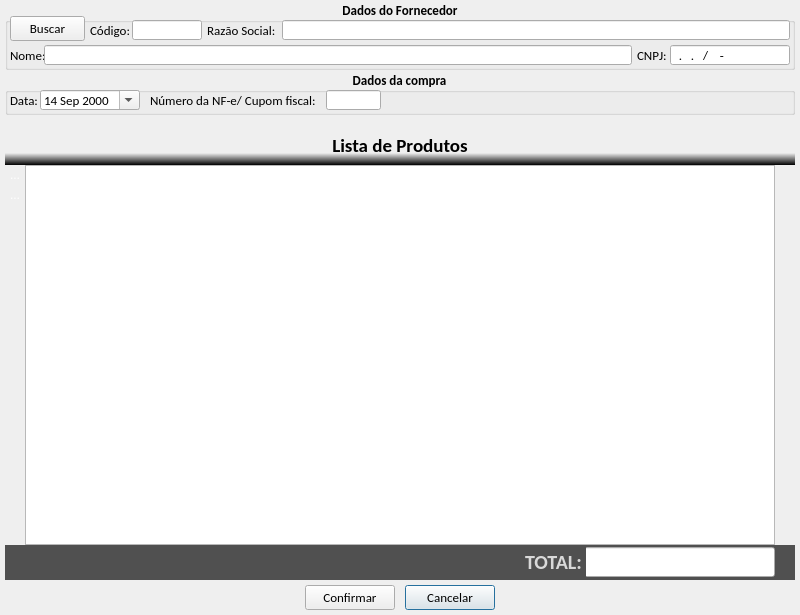
<?xml version="1.0" encoding="UTF-8"?>
<ui version="4.0">
 <class>tela_comprar</class>
 <widget class="QDialog" name="tela_comprar">
  <property name="windowModality">
   <enum>Qt::ApplicationModal</enum>
  </property>
  <property name="geometry">
   <rect>
    <x>0</x>
    <y>0</y>
    <width>800</width>
    <height>615</height>
   </rect>
  </property>
  <property name="minimumSize">
   <size>
    <width>800</width>
    <height>615</height>
   </size>
  </property>
  <property name="maximumSize">
   <size>
    <width>800</width>
    <height>615</height>
   </size>
  </property>
  <property name="windowTitle">
   <string>Nova Compra</string>
  </property>
  <property name="modal">
   <bool>true</bool>
  </property>
  <widget class="QGroupBox" name="gb_dados_compra">
   <property name="geometry">
    <rect>
     <x>5</x>
     <y>70</y>
     <width>790</width>
     <height>45</height>
    </rect>
   </property>
   <property name="font">
    <font>
     <family>Calibri</family>
     <pointsize>10</pointsize>
     <weight>75</weight>
     <bold>true</bold>
    </font>
   </property>
   <property name="title">
    <string>Dados da compra</string>
   </property>
   <property name="alignment">
    <set>Qt::AlignCenter</set>
   </property>
   <widget class="QDateEdit" name="data">
    <property name="geometry">
     <rect>
      <x>35</x>
      <y>20</y>
      <width>100</width>
      <height>20</height>
     </rect>
    </property>
    <property name="font">
     <font>
      <weight>50</weight>
      <bold>false</bold>
     </font>
    </property>
    <property name="frame">
     <bool>true</bool>
    </property>
    <property name="alignment">
     <set>Qt::AlignLeading|Qt::AlignLeft|Qt::AlignVCenter</set>
    </property>
    <property name="readOnly">
     <bool>false</bool>
    </property>
    <property name="buttonSymbols">
     <enum>QAbstractSpinBox::UpDownArrows</enum>
    </property>
    <property name="accelerated">
     <bool>false</bool>
    </property>
    <property name="keyboardTracking">
     <bool>true</bool>
    </property>
    <property name="maximumDateTime">
     <datetime>
      <hour>23</hour>
      <minute>59</minute>
      <second>59</second>
      <year>3000</year>
      <month>12</month>
      <day>31</day>
     </datetime>
    </property>
    <property name="minimumDateTime">
     <datetime>
      <hour>0</hour>
      <minute>0</minute>
      <second>0</second>
      <year>2000</year>
      <month>9</month>
      <day>14</day>
     </datetime>
    </property>
    <property name="calendarPopup">
     <bool>true</bool>
    </property>
    <property name="timeSpec">
     <enum>Qt::LocalTime</enum>
    </property>
   </widget>
   <widget class="QLabel" name="lb_data">
    <property name="geometry">
     <rect>
      <x>5</x>
      <y>20</y>
      <width>30</width>
      <height>20</height>
     </rect>
    </property>
    <property name="font">
     <font>
      <weight>50</weight>
      <bold>false</bold>
     </font>
    </property>
    <property name="text">
     <string>Data:</string>
    </property>
   </widget>
   <widget class="QLabel" name="lb_codigo_cum_nota">
    <property name="geometry">
     <rect>
      <x>145</x>
      <y>20</y>
      <width>176</width>
      <height>20</height>
     </rect>
    </property>
    <property name="font">
     <font>
      <weight>50</weight>
      <bold>false</bold>
     </font>
    </property>
    <property name="text">
     <string>Número da NF-e/ Cupom fiscal:</string>
    </property>
   </widget>
   <widget class="QLineEdit" name="le_numero_cupom_nota">
    <property name="geometry">
     <rect>
      <x>321</x>
      <y>20</y>
      <width>55</width>
      <height>20</height>
     </rect>
    </property>
    <property name="font">
     <font>
      <weight>50</weight>
      <bold>false</bold>
     </font>
    </property>
    <property name="inputMask">
     <string>0000000; </string>
    </property>
    <property name="text">
     <string/>
    </property>
   </widget>
  </widget>
  <widget class="QGroupBox" name="gb_dados_fornecedor">
   <property name="geometry">
    <rect>
     <x>5</x>
     <y>0</y>
     <width>790</width>
     <height>70</height>
    </rect>
   </property>
   <property name="font">
    <font>
     <family>Calibri</family>
     <pointsize>10</pointsize>
     <weight>75</weight>
     <bold>true</bold>
     <strikeout>false</strikeout>
     <kerning>false</kerning>
    </font>
   </property>
   <property name="title">
    <string>Dados do Fornecedor</string>
   </property>
   <property name="alignment">
    <set>Qt::AlignCenter</set>
   </property>
   <widget class="QLabel" name="lb_codigo">
    <property name="geometry">
     <rect>
      <x>85</x>
      <y>20</y>
      <width>42</width>
      <height>20</height>
     </rect>
    </property>
    <property name="font">
     <font>
      <weight>50</weight>
      <bold>false</bold>
     </font>
    </property>
    <property name="text">
     <string>Código:</string>
    </property>
   </widget>
   <widget class="QLineEdit" name="le_codigo">
    <property name="geometry">
     <rect>
      <x>127</x>
      <y>20</y>
      <width>70</width>
      <height>20</height>
     </rect>
    </property>
    <property name="font">
     <font>
      <weight>50</weight>
      <bold>false</bold>
     </font>
    </property>
    <property name="inputMask">
     <string>000000000; </string>
    </property>
    <property name="text">
     <string/>
    </property>
    <property name="cursorPosition">
     <number>9</number>
    </property>
    <property name="readOnly">
     <bool>true</bool>
    </property>
   </widget>
   <widget class="QLabel" name="lb_razao_social">
    <property name="geometry">
     <rect>
      <x>202</x>
      <y>20</y>
      <width>75</width>
      <height>20</height>
     </rect>
    </property>
    <property name="maximumSize">
     <size>
      <width>100</width>
      <height>20</height>
     </size>
    </property>
    <property name="font">
     <font>
      <family>Calibri</family>
      <pointsize>10</pointsize>
      <weight>50</weight>
      <bold>false</bold>
      <kerning>false</kerning>
     </font>
    </property>
    <property name="text">
     <string>Razão Social:</string>
    </property>
   </widget>
   <widget class="QLineEdit" name="le_razao_social">
    <property name="geometry">
     <rect>
      <x>277</x>
      <y>20</y>
      <width>508</width>
      <height>20</height>
     </rect>
    </property>
    <property name="sizePolicy">
     <sizepolicy hsizetype="Fixed" vsizetype="Fixed">
      <horstretch>0</horstretch>
      <verstretch>0</verstretch>
     </sizepolicy>
    </property>
    <property name="minimumSize">
     <size>
      <width>450</width>
      <height>20</height>
     </size>
    </property>
    <property name="maximumSize">
     <size>
      <width>800</width>
      <height>20</height>
     </size>
    </property>
    <property name="font">
     <font>
      <family>Calibri</family>
      <pointsize>10</pointsize>
      <weight>50</weight>
      <bold>false</bold>
      <kerning>false</kerning>
     </font>
    </property>
    <property name="text">
     <string/>
    </property>
    <property name="maxLength">
     <number>100</number>
    </property>
    <property name="readOnly">
     <bool>true</bool>
    </property>
   </widget>
   <widget class="QLineEdit" name="le_nome">
    <property name="geometry">
     <rect>
      <x>39</x>
      <y>45</y>
      <width>588</width>
      <height>20</height>
     </rect>
    </property>
    <property name="sizePolicy">
     <sizepolicy hsizetype="Fixed" vsizetype="Fixed">
      <horstretch>0</horstretch>
      <verstretch>0</verstretch>
     </sizepolicy>
    </property>
    <property name="minimumSize">
     <size>
      <width>450</width>
      <height>20</height>
     </size>
    </property>
    <property name="maximumSize">
     <size>
      <width>800</width>
      <height>20</height>
     </size>
    </property>
    <property name="font">
     <font>
      <family>Calibri</family>
      <pointsize>10</pointsize>
      <weight>50</weight>
      <bold>false</bold>
      <kerning>false</kerning>
     </font>
    </property>
    <property name="inputMask">
     <string/>
    </property>
    <property name="text">
     <string/>
    </property>
    <property name="maxLength">
     <number>32767</number>
    </property>
    <property name="readOnly">
     <bool>true</bool>
    </property>
   </widget>
   <widget class="QLabel" name="lb_nome">
    <property name="geometry">
     <rect>
      <x>5</x>
      <y>45</y>
      <width>34</width>
      <height>20</height>
     </rect>
    </property>
    <property name="maximumSize">
     <size>
      <width>40</width>
      <height>20</height>
     </size>
    </property>
    <property name="font">
     <font>
      <family>Calibri</family>
      <pointsize>10</pointsize>
      <weight>50</weight>
      <bold>false</bold>
      <kerning>false</kerning>
     </font>
    </property>
    <property name="text">
     <string>Nome:</string>
    </property>
   </widget>
   <widget class="QLabel" name="lb_cnpj">
    <property name="geometry">
     <rect>
      <x>632</x>
      <y>45</y>
      <width>32</width>
      <height>20</height>
     </rect>
    </property>
    <property name="font">
     <font>
      <weight>50</weight>
      <bold>false</bold>
     </font>
    </property>
    <property name="text">
     <string>CNPJ:</string>
    </property>
   </widget>
   <widget class="QLineEdit" name="le_cnpj">
    <property name="geometry">
     <rect>
      <x>665</x>
      <y>45</y>
      <width>120</width>
      <height>20</height>
     </rect>
    </property>
    <property name="font">
     <font>
      <weight>50</weight>
      <bold>false</bold>
     </font>
    </property>
    <property name="inputMask">
     <string>00.000.000/0000-00; </string>
    </property>
    <property name="text">
     <string>../-</string>
    </property>
    <property name="readOnly">
     <bool>true</bool>
    </property>
   </widget>
   <widget class="QToolButton" name="btn_buscar_fornecedor">
    <property name="geometry">
     <rect>
      <x>5</x>
      <y>16</y>
      <width>75</width>
      <height>25</height>
     </rect>
    </property>
    <property name="font">
     <font>
      <weight>50</weight>
      <bold>false</bold>
     </font>
    </property>
    <property name="text">
     <string>Buscar</string>
    </property>
    <property name="icon">
     <iconset resource="imagens.qrc">
      <normaloff>:/img/img/fornecedor.png</normaloff>:/img/img/fornecedor.png</iconset>
    </property>
    <property name="iconSize">
     <size>
      <width>20</width>
      <height>20</height>
     </size>
    </property>
    <property name="toolButtonStyle">
     <enum>Qt::ToolButtonTextBesideIcon</enum>
    </property>
   </widget>
  </widget>
  <widget class="QTableWidget" name="tw_lista_produtos">
   <property name="geometry">
    <rect>
     <x>25</x>
     <y>165</y>
     <width>750</width>
     <height>380</height>
    </rect>
   </property>
   <property name="font">
    <font>
     <family>Calibri</family>
     <pointsize>9</pointsize>
    </font>
   </property>
   <property name="alternatingRowColors">
    <bool>true</bool>
   </property>
   <property name="rowCount">
    <number>0</number>
   </property>
   <property name="columnCount">
    <number>0</number>
   </property>
   <attribute name="horizontalHeaderDefaultSectionSize">
    <number>360</number>
   </attribute>
   <attribute name="horizontalHeaderHighlightSections">
    <bool>true</bool>
   </attribute>
   <attribute name="horizontalHeaderMinimumSectionSize">
    <number>95</number>
   </attribute>
   <attribute name="horizontalHeaderStretchLastSection">
    <bool>true</bool>
   </attribute>
   <attribute name="verticalHeaderVisible">
    <bool>false</bool>
   </attribute>
   <attribute name="verticalHeaderDefaultSectionSize">
    <number>20</number>
   </attribute>
   <attribute name="verticalHeaderMinimumSectionSize">
    <number>20</number>
   </attribute>
  </widget>
  <widget class="QLabel" name="lb_lista_de_produtos">
   <property name="geometry">
    <rect>
     <x>5</x>
     <y>125</y>
     <width>790</width>
     <height>40</height>
    </rect>
   </property>
   <property name="font">
    <font>
     <family>Calibri</family>
     <pointsize>14</pointsize>
     <weight>75</weight>
     <bold>true</bold>
    </font>
   </property>
   <property name="styleSheet">
    <string notr="true">QFrame{	
	background-color: qlineargradient(spread:pad, x1:1, y1:1, x2:1, y2:0, stop:0 rgba(0, 0, 0, 255), stop:0.3 rgba(255, 255, 255, 0));
	border: none;
	color:#000000
}
</string>
   </property>
   <property name="text">
    <string>Lista de Produtos</string>
   </property>
   <property name="alignment">
    <set>Qt::AlignCenter</set>
   </property>
  </widget>
  <widget class="QPushButton" name="btn_cancelar">
   <property name="geometry">
    <rect>
     <x>405</x>
     <y>585</y>
     <width>90</width>
     <height>25</height>
    </rect>
   </property>
   <property name="minimumSize">
    <size>
     <width>0</width>
     <height>25</height>
    </size>
   </property>
   <property name="maximumSize">
    <size>
     <width>90</width>
     <height>25</height>
    </size>
   </property>
   <property name="font">
    <font>
     <family>Calibri</family>
     <pointsize>10</pointsize>
    </font>
   </property>
   <property name="text">
    <string>Cancelar</string>
   </property>
   <property name="icon">
    <iconset resource="imagens.qrc">
     <normaloff>:/img/img/1345902747_button_cancel.png</normaloff>:/img/img/1345902747_button_cancel.png</iconset>
   </property>
   <property name="iconSize">
    <size>
     <width>18</width>
     <height>18</height>
    </size>
   </property>
  </widget>
  <widget class="QPushButton" name="btn_confirmar">
   <property name="geometry">
    <rect>
     <x>305</x>
     <y>585</y>
     <width>90</width>
     <height>25</height>
    </rect>
   </property>
   <property name="minimumSize">
    <size>
     <width>0</width>
     <height>25</height>
    </size>
   </property>
   <property name="maximumSize">
    <size>
     <width>90</width>
     <height>25</height>
    </size>
   </property>
   <property name="font">
    <font>
     <family>Calibri</family>
     <pointsize>10</pointsize>
    </font>
   </property>
   <property name="text">
    <string>Confirmar</string>
   </property>
   <property name="icon">
    <iconset resource="imagens.qrc">
     <normaloff>:/img/img/1345902916_camera_test.png</normaloff>:/img/img/1345902916_camera_test.png</iconset>
   </property>
   <property name="iconSize">
    <size>
     <width>20</width>
     <height>20</height>
    </size>
   </property>
  </widget>
  <widget class="QFrame" name="frame">
   <property name="geometry">
    <rect>
     <x>5</x>
     <y>545</y>
     <width>790</width>
     <height>35</height>
    </rect>
   </property>
   <property name="styleSheet">
    <string notr="true">QFrame{
	background-color: #505050;
	border: none;
}</string>
   </property>
   <property name="frameShape">
    <enum>QFrame::StyledPanel</enum>
   </property>
   <property name="frameShadow">
    <enum>QFrame::Raised</enum>
   </property>
   <widget class="QLineEdit" name="le_total">
    <property name="geometry">
     <rect>
      <x>579</x>
      <y>2</y>
      <width>191</width>
      <height>30</height>
     </rect>
    </property>
    <property name="font">
     <font>
      <family>Calibri</family>
      <pointsize>15</pointsize>
      <weight>50</weight>
      <bold>false</bold>
     </font>
    </property>
    <property name="styleSheet">
     <string notr="true">color: rgb(255, 0, 0);</string>
    </property>
    <property name="text">
     <string/>
    </property>
    <property name="alignment">
     <set>Qt::AlignRight|Qt::AlignTrailing|Qt::AlignVCenter</set>
    </property>
    <property name="readOnly">
     <bool>true</bool>
    </property>
   </widget>
   <widget class="QLabel" name="lb_total">
    <property name="geometry">
     <rect>
      <x>520</x>
      <y>2</y>
      <width>61</width>
      <height>30</height>
     </rect>
    </property>
    <property name="font">
     <font>
      <family>Calibri</family>
      <pointsize>15</pointsize>
      <weight>75</weight>
      <bold>true</bold>
     </font>
    </property>
    <property name="styleSheet">
     <string notr="true">color: rgb(217, 217, 217);</string>
    </property>
    <property name="text">
     <string>TOTAL:</string>
    </property>
   </widget>
  </widget>
  <widget class="QFrame" name="menu_produtos">
   <property name="geometry">
    <rect>
     <x>5</x>
     <y>165</y>
     <width>20</width>
     <height>380</height>
    </rect>
   </property>
   <property name="styleSheet">
    <string notr="true">QFrame{
	background-color: qlineargradient(x1:0, y1:1, x0:1, y0:0,
                                       stop:0.3 #505050, stop:0.6 #000000);
	border: none;
}

QToolButton{
	color:#FFFFFF
}</string>
   </property>
   <property name="frameShape">
    <enum>QFrame::StyledPanel</enum>
   </property>
   <property name="frameShadow">
    <enum>QFrame::Raised</enum>
   </property>
   <widget class="QToolButton" name="btn_adicionar_produto">
    <property name="geometry">
     <rect>
      <x>0</x>
      <y>0</y>
      <width>20</width>
      <height>20</height>
     </rect>
    </property>
    <property name="text">
     <string>...</string>
    </property>
    <property name="icon">
     <iconset resource="imagens.qrc">
      <normaloff>:/img/img/mais.png</normaloff>:/img/img/mais.png</iconset>
    </property>
    <property name="iconSize">
     <size>
      <width>16</width>
      <height>16</height>
     </size>
    </property>
    <property name="autoRaise">
     <bool>true</bool>
    </property>
   </widget>
   <widget class="QToolButton" name="btn_remover_produto">
    <property name="geometry">
     <rect>
      <x>0</x>
      <y>20</y>
      <width>20</width>
      <height>20</height>
     </rect>
    </property>
    <property name="text">
     <string>...</string>
    </property>
    <property name="icon">
     <iconset resource="imagens.qrc">
      <normaloff>:/img/img/menos.png</normaloff>:/img/img/menos.png</iconset>
    </property>
    <property name="iconSize">
     <size>
      <width>16</width>
      <height>16</height>
     </size>
    </property>
    <property name="autoRaise">
     <bool>true</bool>
    </property>
   </widget>
  </widget>
  <widget class="QFrame" name="frame_3">
   <property name="geometry">
    <rect>
     <x>775</x>
     <y>165</y>
     <width>20</width>
     <height>380</height>
    </rect>
   </property>
   <property name="styleSheet">
    <string notr="true">QFrame{
	background-color: qlineargradient(x1:0, y1:1, x0:1, y0:0,
                                       stop:0.3 #505050, stop:0.6 #000000);
	border: none;
}
</string>
   </property>
   <property name="frameShape">
    <enum>QFrame::StyledPanel</enum>
   </property>
   <property name="frameShadow">
    <enum>QFrame::Raised</enum>
   </property>
  </widget>
 </widget>
 <resources>
  <include location="imagens.qrc"/>
 </resources>
 <connections/>
</ui>
